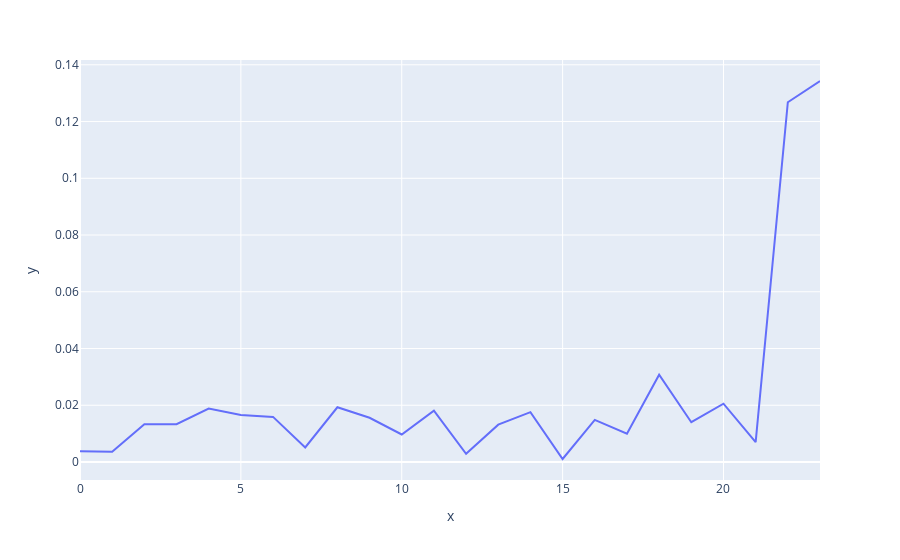

Write notebook code for a chart like this one.
### Code cell
import matplotlib.pyplot as plt
data_mod=data_feed(all_data)
reconstructions = m.predict(data_mod[0])
train_loss = tf.keras.losses.mae(reconstructions, data_mod[0])

import plotly.express as px
import numpy as np
df_loss = pd.DataFrame(train_loss)
x=range(0,len(df_loss))
y=df_loss.iloc[:,0]
fig = px.line(x=x,y=y)
fig.show()

### Figure 1 — Plotly figure (JSON) as saved in the notebook; plotly's stock layout.template omitted (floating-point values rounded to 4 significant figures)
{"data": [{"hovertemplate": "x=%{x}<br>y=%{y}<extra></extra>", "legendgroup": "", "line": {"color": "#636efa", "dash": "solid"}, "marker": {"symbol": "circle"}, "mode": "lines", "name": "", "orientation": "v", "showlegend": false, "type": "scatter", "x": [0, 1, 2, 3, 4, 5, 6, 7, 8, 9, 10, 11, 12, 13, 14, 15, 16, 17, 18, 19, 20, 21, 22, 23], "xaxis": "x", "y": [0.003805, 0.003639, 0.01327, 0.01332, 0.01881, 0.01654, 0.01591, 0.005134, 0.01929, 0.01558, 0.009707, 0.01806, 0.002907, 0.01317, 0.01757, 0.001059, 0.01486, 0.009947, 0.03078, 0.01403, 0.02056, 0.006976, 0.1268, 0.1343], "yaxis": "y"}], "layout": {"legend": {"tracegroupgap": 0}, "margin": {"t": 60}, "xaxis": {"anchor": "y", "domain": [0, 1], "title": {"text": "x"}}, "yaxis": {"anchor": "x", "domain": [0, 1], "title": {"text": "y"}}}}
